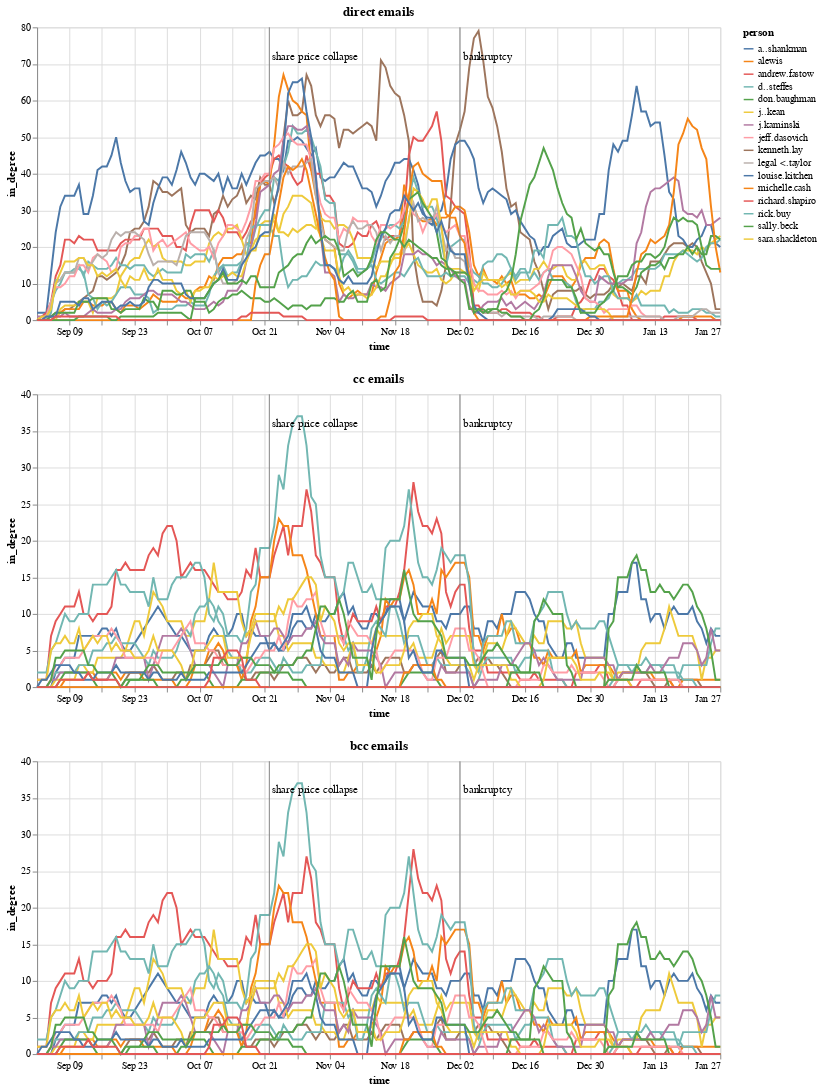

The code cell stored with this chart in its notebook:
### Code cell
alt.vconcat(
    vertices_algo_for_layer(lambda v: v.in_degree(), 'in_degree', top_nodes_in_w, 'direct'),
    vertices_algo_for_layer(lambda v: v.in_degree(), 'in_degree', top_nodes_in_w, 'cc'),
    vertices_algo_for_layer(lambda v: v.in_degree(), 'in_degree', top_nodes_in_w, 'bcc')
)

### Figure 1 — Vega-Lite specification as saved in the notebook (floating-point values rounded to 4 significant figures; data arrays with more than 128 entries replaced by an {"elided": "..."} marker saying what was removed)
{"config": {"view": {"continuousWidth": 400, "continuousHeight": 300}}, "vconcat": [{"layer": [{"data": {"name": "data-8976102fca7a000fd6bf7842d20b6908"}, "mark": "line", "encoding": {"color": {"field": "person", "type": "nominal"}, "opacity": {"condition": {"value": 1.0, "selection": "selector001"}, "value": 0.2}, "tooltip": [{"field": "person", "type": "nominal"}, {"field": "in_degree", "type": "quantitative"}], "x": {"field": "time", "type": "temporal"}, "y": {"field": "in_degree", "type": "quantitative"}}, "selection": {"selector001": {"type": "multi", "fields": ["person"], "bind": "legend"}}, "title": "direct emails", "width": 700}, {"layer": [{"mark": {"type": "rule", "color": "gray"}, "encoding": {"x": {"field": "time", "type": "temporal"}}}, {"mark": {"type": "text", "align": "left", "color": "black", "dx": 3, "dy": -120}, "encoding": {"text": {"field": "event", "type": "nominal"}, "x": {"field": "time", "type": "temporal"}}}], "data": {"name": "data-78262a8da2e6731fe3a655fdaa151d08"}}]}, {"layer": [{"data": {"name": "data-d74cbc768ffd3aa7e08c9462d002f4b8"}, "mark": "line", "encoding": {"color": {"field": "person", "type": "nominal"}, "opacity": {"condition": {"value": 1.0, "selection": "selector002"}, "value": 0.2}, "tooltip": [{"field": "person", "type": "nominal"}, {"field": "in_degree", "type": "quantitative"}], "x": {"field": "time", "type": "temporal"}, "y": {"field": "in_degree", "type": "quantitative"}}, "selection": {"selector002": {"type": "multi", "fields": ["person"], "bind": "legend"}}, "title": "cc emails", "width": 700}, {"layer": [{"mark": {"type": "rule", "color": "gray"}, "encoding": {"x": {"field": "time", "type": "temporal"}}}, {"mark": {"type": "text", "align": "left", "color": "black", "dx": 3, "dy": -120}, "encoding": {"text": {"field": "event", "type": "nominal"}, "x": {"field": "time", "type": "temporal"}}}], "data": {"name": "data-78262a8da2e6731fe3a655fdaa151d08"}}]}, {"layer": [{"data": {"name": "data-d74cbc768ffd3aa7e08c9462d002f4b8"}, "mark": "line", "encoding": {"color": {"field": "person", "type": "nominal"}, "opacity": {"condition": {"value": 1.0, "selection": "selector003"}, "value": 0.2}, "tooltip": [{"field": "person", "type": "nominal"}, {"field": "in_degree", "type": "quantitative"}], "x": {"field": "time", "type": "temporal"}, "y": {"field": "in_degree", "type": "quantitative"}}, "selection": {"selector003": {"type": "multi", "fields": ["person"], "bind": "legend"}}, "title": "bcc emails", "width": 700}, {"layer": [{"mark": {"type": "rule", "color": "gray"}, "encoding": {"x": {"field": "time", "type": "temporal"}}}, {"mark": {"type": "text", "align": "left", "color": "black", "dx": 3, "dy": -120}, "encoding": {"text": {"field": "event", "type": "nominal"}, "x": {"field": "time", "type": "temporal"}}}], "data": {"name": "data-78262a8da2e6731fe3a655fdaa151d08"}}]}], "$schema": "https://vega.github.io/schema/vega-lite/v4.17.0.json", "datasets": {"data-8976102fca7a000fd6bf7842d20b6908": {"elided": "2368 records"}, "data-78262a8da2e6731fe3a655fdaa151d08": [{"time": "2001-10-22", "event": "share price collapse"}, {"time": "2001-12-02", "event": "bankruptcy"}], "data-d74cbc768ffd3aa7e08c9462d002f4b8": {"elided": "2368 records"}}}
